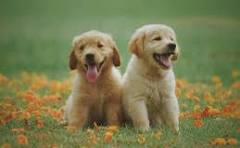
#> input picture dogs.jpeg, 240 x 148 px
$ python thresholding_image.py
#> lines starting #> are read from the running program, lines starting #| are printed output that depends on the picture; after the words box and inside, x2 and y2 are one past the last pixel; in counts of white or black regions, pixels touching at a corner belong together; long printed decimals are rounded
import cv2
import numpy as np
from matplotlib import pyplot as pt

image_file="dogs.jpeg"
#imag=cv2.imread(image_file)


def show_image(image_file):
#> called with image_file = 'dogs.jpeg'
    img=cv2.imread(image_file)
#> img is the input picture: shape (148, 240, 3); mean B, G, R 79.8, 122.9, 122
    cv2.imshow("image",img)
    cv2.waitKey(0)
    cv2.destroyAllWindows()
    blurred_img = cv2.GaussianBlur(img, (5, 5), 0)
    cv2.imshow("Blurred Image", blurred_img)
    cv2.waitKey(0)
    cv2.destroyAllWindows()

def threshing_image(image_file):

#> called with image_file = 'dogs.jpeg'
    img=cv2.imread(image_file,cv2.IMREAD_GRAYSCALE)
#> img: shape (148, 240); min 15, max 230, mean 117.7
    ret,thresh_image=cv2.threshold(img,127,255,cv2.THRESH_BINARY)
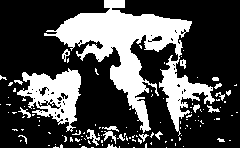
#> thresh_image: shape (148, 240); 29.6% white; 127 white regions (106 under 20 px), largest, box (x1, y1, x2, y2) and area: (44, 0, 215, 136) 7336, (17, 68, 81, 132) 2043, (86, 129, 100, 146) 87
    cv2.imshow("Threshed image",thresh_image)
    cv2.waitKey(0)
    cv2.destroyAllWindows()

    ret,thresh_image_inv=cv2.threshold(img,127,255,cv2.THRESH_BINARY_INV)
    cv2.imshow("Threshed image",thresh_image_inv)
    cv2.waitKey(0)
    cv2.destroyAllWindows()

    ret,thresh_image_trunc=cv2.threshold(img,127,255,cv2.THRESH_TRUNC)
    cv2.imshow("Threshed image",thresh_image_trunc)
    cv2.waitKey(0)
    cv2.destroyAllWindows()

    ret,thresh_image_tozero=cv2.threshold(img,127,255,cv2.THRESH_TOZERO)
    cv2.imshow("Threshed image",thresh_image_tozero)
    cv2.waitKey(0)
    cv2.destroyAllWindows()

    ret,thresh_image_tozeroinv=cv2.threshold(img,127,255,cv2.THRESH_TOZERO_INV)
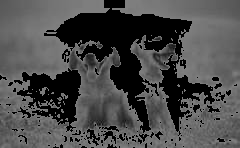
#> thresh_image_tozeroinv: shape (148, 240); min 0, max 127, mean 74.2
    cv2.imshow("Threshed image",thresh_image_tozeroinv)
    cv2.waitKey(0)
    cv2.destroyAllWindows()

def intensity_calculation(image_file):

#> called with image_file = 'dogs.jpeg'
    img=cv2.imread(image_file,cv2.IMREAD_GRAYSCALE)
    #calculaing the average using numpy module
    average_intensity=np.mean(img)
#> average_intensity = 117.7

    #limiting decimals to 2 points using round function
    print(f"Average intensity: {round(average_intensity,2)}")
#| Average intensity: 117.69
    #limiting decimals to 2 points using .2f
    print(f"Average intensity: {average_intensity:.2f}")
#| Average intensity: 117.69

    #maximum intensity of the image
    max_intensity=np.max(img)
#> max_intensity = 230
    print(f"Maximum intensity:{round(max_intensity,2)}")
#| Maximum intensity:230

    #minimum intensity of the image
    min_intensity=np.min(img)
#> min_intensity = 15
    print(f"Minimum intensity:{round(min_intensity,2)}")
#| Minimum intensity:15

    #standard deviation of the image
    std=np.std(img)
#> std = 25.89
    print(f"Standard deviation: {std}")
#| Standard deviation: 25.888

def histogram_calculation(image_file):

#> called with image_file = 'dogs.jpeg'
    imag=cv2.imread(image_file)
    resize_image=cv2.resize(imag,(450,450))
    img=cv2.cvtColor(resize_image,cv2.COLOR_BGR2GRAY)
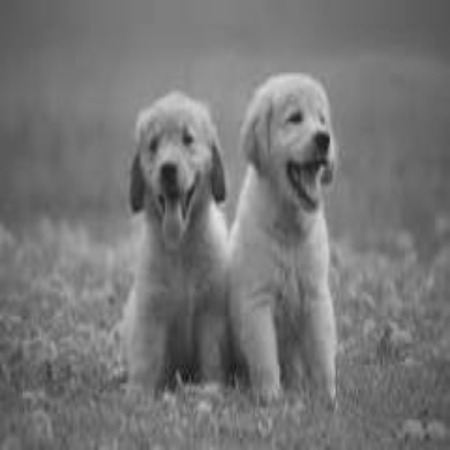
#> img: shape (450, 450); min 18, max 229, mean 117.6
    hist,bins=np.histogram(img.flatten(),bins=256,range=[0,256])
#> hist = 256 values, max 4592 at index 126, min 0 at index 0, mean 791; bins = 257 values from 0 to 256
    pt.plot(bins[:-1], hist)
    pt.title('Grayscale Histogram')
    pt.xlabel('Pixel Intensity')
    pt.ylabel('Frequency')
    pt.show()
#> figure, not shown here; curve peaks at x = 126, y = 4592

def add_images():
    image_file1="dogs.jpeg"
    image_file2="person.jpeg"
    image1=cv2.imread(image_file1)
    image2=cv2.imread(image_file2)
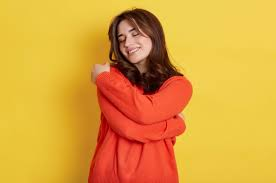
#> input picture person.jpeg, 276 x 183 px
#> image2 is the input picture: shape (183, 276, 3); mean B, G, R 60.4, 161.5, 221.8
    res1=cv2.resize(image1,(300,300))
    res2=cv2.resize(image2,(300,300))
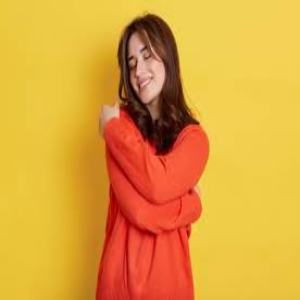
#> res2: shape (300, 300, 3); mean B, G, R 60.3, 161.4, 221.8

    added_image=cv2.add(res1,res2)
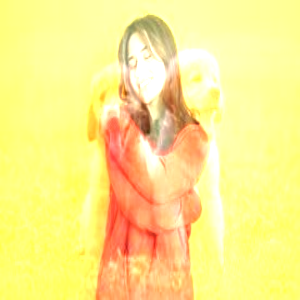
#> added_image: shape (300, 300, 3); mean B, G, R 139.7, 234.9, 252.6
    cv2.imshow("Added",added_image)
    cv2.waitKey(0)
    cv2.destroyAllWindows()

def crop_image():
    image_file="dogs.jpeg"
    img=cv2.imread(image_file)
    print("shape of the image",img.shape)
#| shape of the image (148, 240, 3)
    crop=img[50:100,80:130]
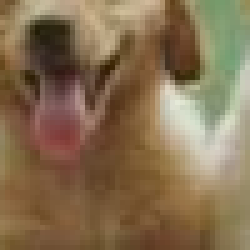
#> crop: shape (50, 50, 3) (shown 5 times larger); mean B, G, R 81, 111, 133.6
    cv2.imshow("cropped",crop)
    cv2.waitKey(0)
    cv2.destroyAllWindows()

show_image(image_file)
threshing_image(image_file)
intensity_calculation(image_file)
histogram_calculation(image_file)
add_images()
crop_image()
